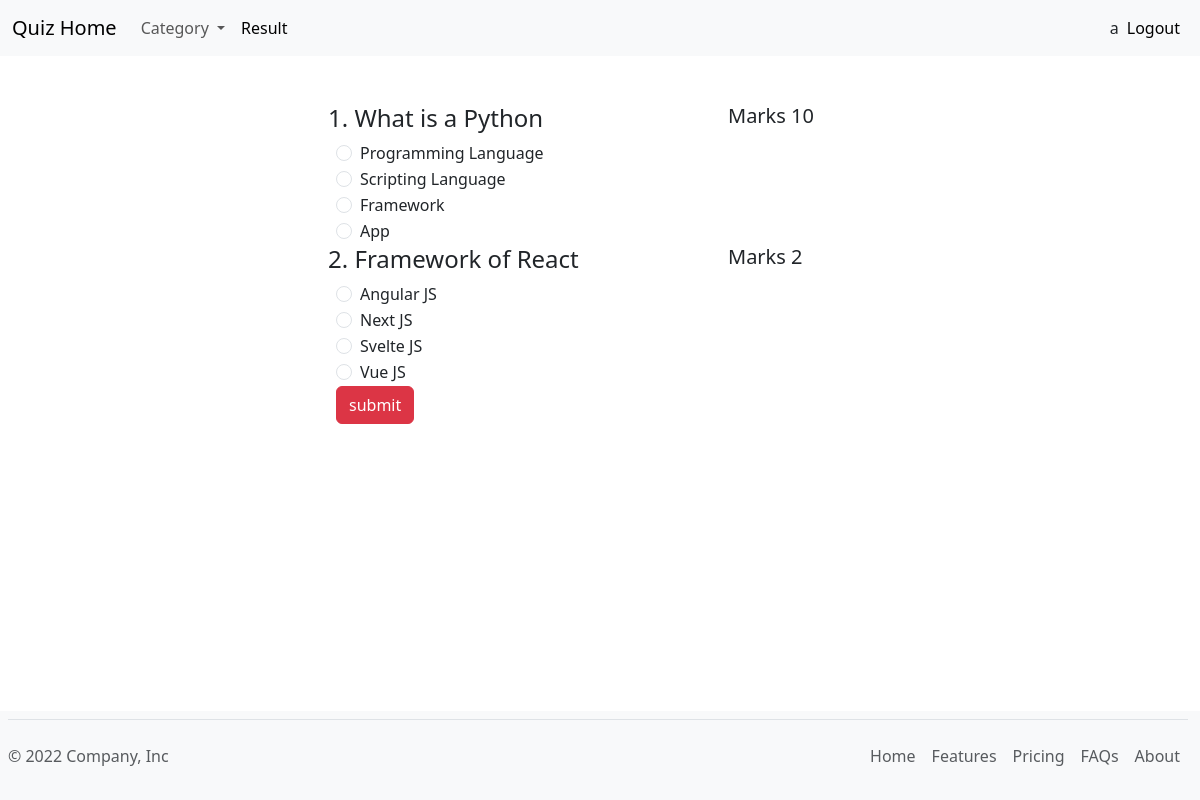
The app's page /quizhome (signed in) with its own data.
### quizapp/models.py (models this page shows, shortened)
class Answer(models.Model):
    question=models.ForeignKey(Question,on_delete=models.CASCADE)
    option1=models.CharField(max_length=100)
    option2=models.CharField(max_length=100)
    option3=models.CharField(max_length=100)
    option4=models.CharField(max_length=100)
    answer=models.CharField(max_length=10,choices=choose)
    marks=models.IntegerField(default=10)
    category=models.ForeignKey(Category,on_delete=models.CASCADE)

class Question(models.Model):
    question=models.CharField(max_length=100)
    def __str__(self):
        return self.question

### quizapp/views.py (the view)
# urls.py: path('quizhome',views.quizhome,name='quizhome'),
@login_required(login_url='studentlogin')
def quizhome(request):
    if request.method == 'POST':
        question=0
        marks=0
        totalq=0
        q=[]
        for x,y in request.POST.items():
            a=Answer.objects.only('question','answer').filter(question__question=x,answer=y)
            b=Answer.objects.only('question').filter(question__question__exact=x).count()
            c=Answer.objects.only('marks','question').filter(question__question=x,answer=y).values('marks')
            for sub in c:
                    sub['marks'] = int(sub['marks'])
                    if a:
                        marks+=sub['marks']
                    if b:
                        question+=1
                    totalq+=1
                    c=Answer.objects.select_related('question').filter(question__question=x).values('category__cname')
                    for z in c:
                        q+=[z['category__cname']]
        listToStr = ','.join([str(elem) for elem in q])
        attempt=Attemtnumber.objects.filter(student=request.user.id).values("noattempt").count()
        b=Attemtnumber()
        b.marks=marks
        b.toatalquestion=totalq-1
        b.noattempt=attempt+1
        b.student=User.objects.get(id=request.user.id)
        b.totalattemptquestion=question
        b.category=listToStr
        b.save()
        return redirect(reverse('result'))
    else:
        a=Answer.objects.select_related('question').all()
        b=Answer.objects.select_related('question').count()
    return render(request,'quizhome4.html',{'a':a,'b':b})

### quizapp/context_processors.py (called while the page is built)
def cat(request):
    c=Category.objects.all()
    return {'clink':c}

### templates/quizhome4.html (shortened to what this page needs)
{% extends 'base.html' %}
{% block content %}
<div class="container pt-5 col-md-6 col-md-offset-3">
    {% if b > 0 %}
    <form action="" method="post">
        {% for x in a %}
        <div class="row">
            <div class="col-sm-8">
                <h4 class="ms-3">{{forloop.counter}}. {{x.question}}</h4>
            </div>
            <div class="col-sm-4">
                <h5 class="ms-3"> <span class="text-end">Marks {{x.marks}}</span></h5>
            </div>
            {% if forloop.counter|divisibleby:2 %}
            <div class="col-sm-12">
                <div class="form-check">
                    <div class="form-check">
                        <input class="form-check-input" type="radio" name="{{x.question}}" id="flexRadioDefault1" value=1>
                        <label class="form-check-label" for="flexRadioDefault1">
                            {{x.option1}}
                        </label>
                    </div>
                    <div class="form-check">
                        <input class="form-check-input" type="radio" name="{{x.question}}" id="flexRadioDefault2" value=2>
                        <label class="form-check-label" for="flexRadioDefault2">
                            {{x.option2}}
                        </label>
                    </div>
                    <div class="form-check">
                        <input class="form-check-input" type="radio" name="{{x.question}}" id="flexRadioDefault3" value=3>
                        <label class="form-check-label" for="flexRadioDefault3">
                            {{x.option3}}
                        </label>
                    </div>
                    <div class="form-check">
                        <input class="form-check-input" type="radio" name="{{x.question}}" id="flexRadioDefault4" value=4>
                        <label class="form-check-label" for="flexRadioDefault4">
                            {{x.option4}}
                        </label>
                    </div>
                </div>
            </div>{% else %}
            <div class="col-sm-12">
                <div class="form-check">
                    <div class="form-check">
                        <input class="form-check-input" type="radio" name="{{x.question}}" id="flexRadioDefault1" value=1>
                        <label class="form-check-label" for="flexRadioDefault1">
                            {{x.option1}}
                        </label>
                    </div>
                    <div class="form-check">
                        <input class="form-check-input" type="radio" name="{{x.question}}" id="flexRadioDefault2" value=2>
                        <label class="form-check-label" for="flexRadioDefault2">
                            {{x.option2}}
                        </label>
                    </div>
                    <div class="form-check">
                        <input class="form-check-input" type="radio" name="{{x.question}}" id="flexRadioDefault3" value=3>
                        <label class="form-check-label" for="flexRadioDefault3">
                            {{x.option3}}
                        </label>
                    </div>
                    <div class="form-check">
                        <input class="form-check-input" type="radio" name="{{x.question}}" id="flexRadioDefault4" value=4>
                        <label class="form-check-label" for="flexRadioDefault4">
                            {{x.option4}}
                        </label>
                    </div>
                </div>
            </div>{% endif %}
        </div>
        {% endfor %}
        <input type="submit" class="btn ms-4 btn-danger" value="submit">
    </form>
    {% else %}
    <h1>No Data Found</h1>
    {% endif %}
</div>
{% endblock %}

### templates/base.html (shortened to what this page needs)
{% load static %}
<!DOCTYPE html>
<html lang="en">
<head>
    <link rel="stylesheet" href="{% static 'css/bootstrap.min.css' %}">
</head>
<body>
    {% include 'navbar.html' %}
    {% block content %}
    {% endblock  %}
        {% include 'footer.html' %}
</body>
</html>

### templates/navbar.html (shortened to what this page needs)
<nav class="navbar navbar-expand-lg bg-light">
    <div class="container-fluid">
        <a class="navbar-brand" href="{% url 'quizhome' %}">Quiz Home</a>
        <div class="collapse navbar-collapse" id="navbarSupportedContent">
            {% if request.user.is_authenticated %}
            <ul class="navbar-nav me-auto mb-2 mb-lg-0">
                <li class="nav-item dropdown">
                    <a class="nav-link dropdown-toggle" href="#" role="button" data-bs-toggle="dropdown"
                        aria-expanded="false">
                        Category
                    </a>
                <li class="nav-item me-auto mb-2 mb-lg-0 "><a class="nav-link active"
                        href="{% url 'result' %}">Result</a></li>
                </li>
            </ul>
            <ul class="navbar-nav navbar-right">
                <li class="nav-item me-auto mb-2 mb-lg-0 text-center mt-2">{{request.user.username}}</li>
                <li class="nav-item me-auto mb-2 mb-lg-0"> <a class="nav-link active" aria-current="page"
                        href="{% url 'studentlogout' %}">Logout</a>
                </li>
            </ul>
            {% endif %}
        </div>
    </div>
</nav>

### templates/footer.html
<div class="container-fluid fixed-bottom bg-light ps-2">
    <footer class="d-flex flex-wrap justify-content-between align-items-center py-3 my-2 border-top">
      <p class="col-md-4 mb-0 text-muted">© 2022 Company, Inc</p>
      <a href="/" class="col-md-4 d-flex align-items-center justify-content-center mb-3 mb-md-0 me-md-auto link-dark text-decoration-none">
        <svg class="bi me-2" width="40" height="32"><use xlink:href="#bootstrap"></use></svg>
      </a>
      <ul class="nav col-md-4 justify-content-end">
        <li class="nav-item"><a href="#" class="nav-link px-2 text-muted">Home</a></li>
        <li class="nav-item"><a href="#" class="nav-link px-2 text-muted">Features</a></li>
        <li class="nav-item"><a href="#" class="nav-link px-2 text-muted">Pricing</a></li>
        <li class="nav-item"><a href="#" class="nav-link px-2 text-muted">FAQs</a></li>
        <li class="nav-item"><a href="#" class="nav-link px-2 text-muted">About</a></li>
      </ul>
    </footer>
  </div>

### records on screen
Answer: question "What is a Python", marks "10", option1 "Programming Language", option2 "Scripting Language", option3 "Framework", option4 "App"
Answer: question "Framework of React", marks "2", option1 "Angular JS", option2 "Next JS", option3 "Svelte JS", option4 "Vue JS"

### other values on screen
{{ request.user.username }} "a"
